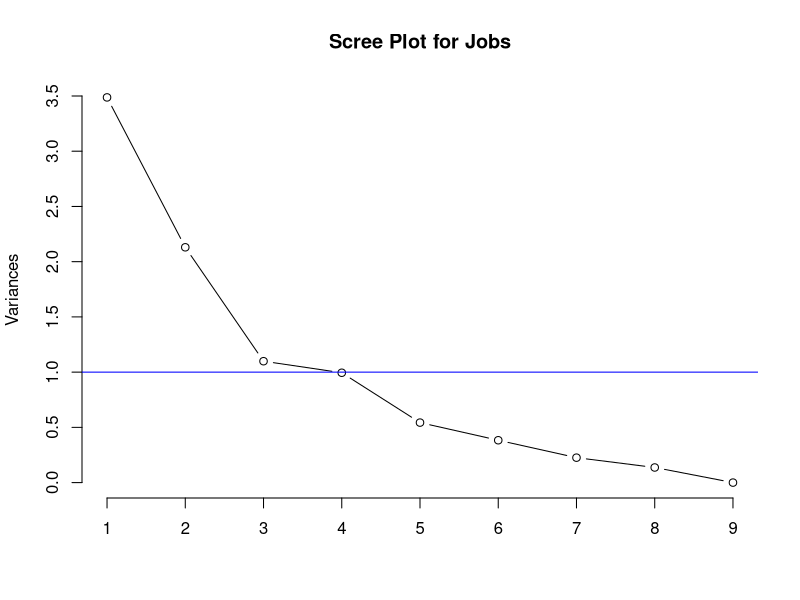
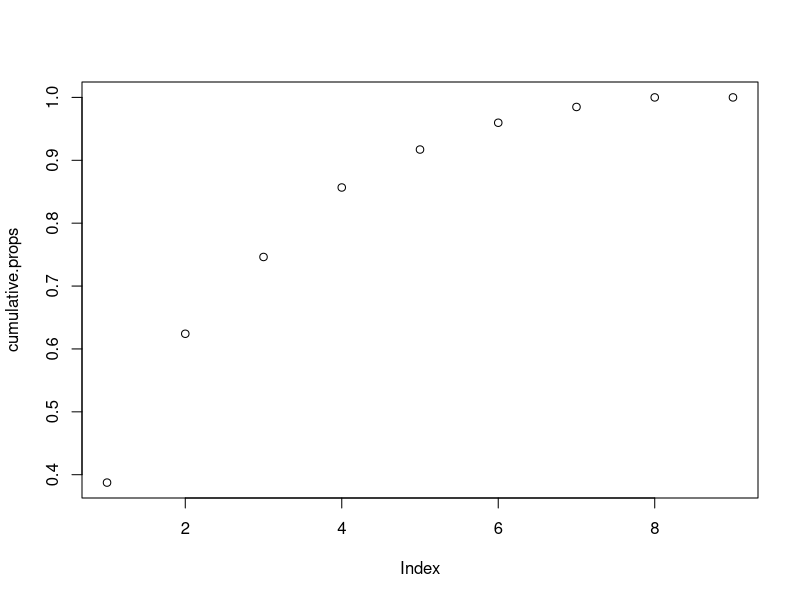
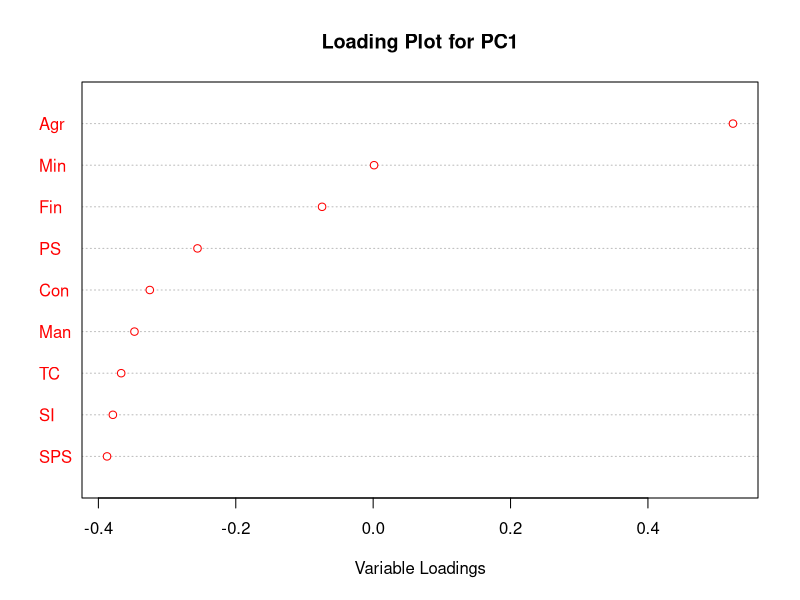
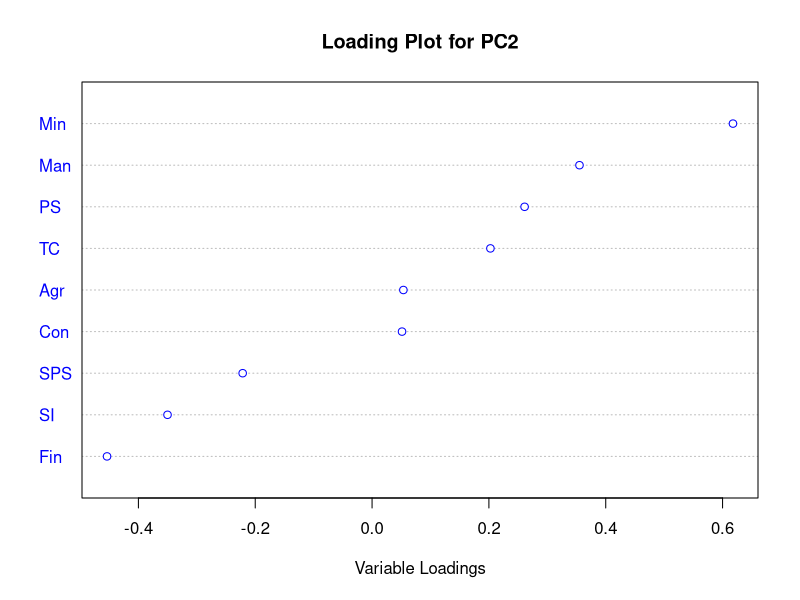
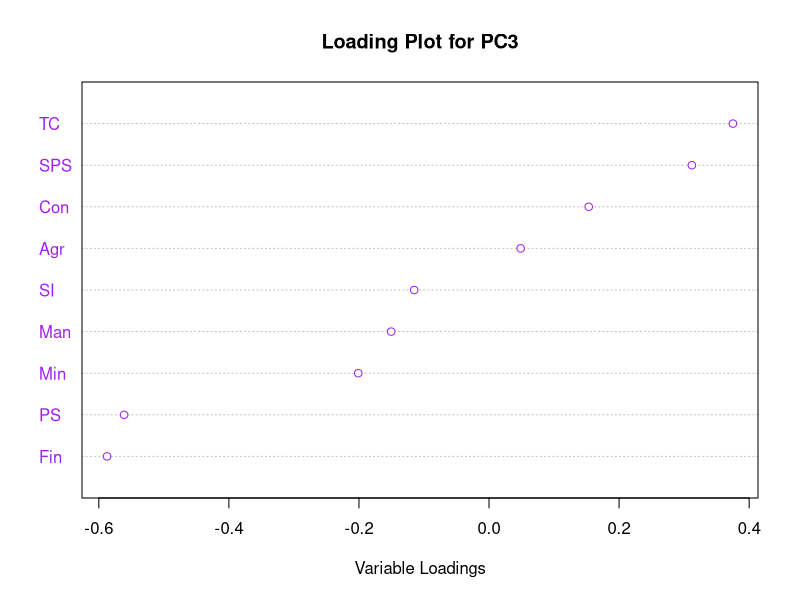
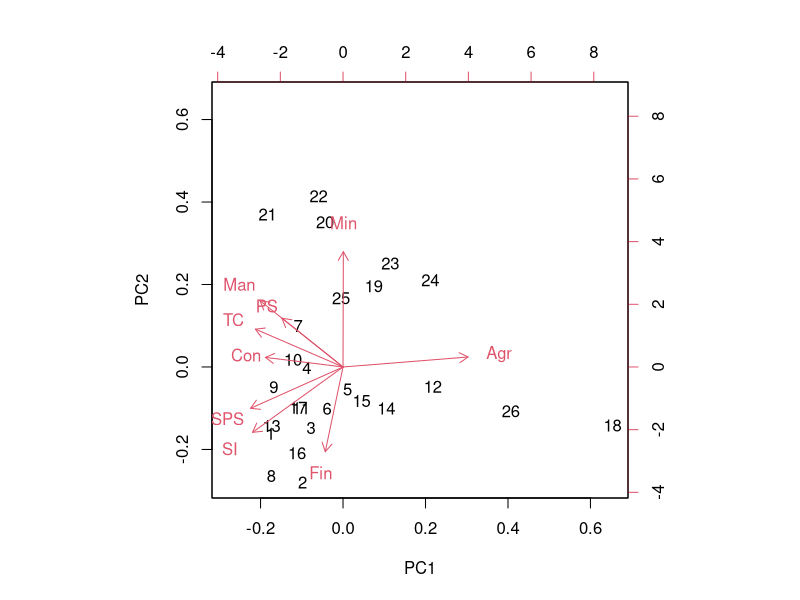

Source code (R) for these figures, in order:
# Question 01
library(readxl)
European_Jobs <- read_excel("European_Jobs.xlsx")
head(European_Jobs)

# 主成分分析
pca <- prcomp(formula = ~Agr+Min+Man+PS+Con+SI+Fin+SPS+TC,# 選擇變數
              data = European_Jobs,                       # 資料
              scale = TRUE)                               # 標準化
pca
summary(pca)

# 使用plot()函式
plot(pca,                        # 放pca
     type="line",                # 用直線連結每個點
     main="Scree Plot for Jobs") # 主標題

# 用藍線標示出特徵值=1的地方
abline(h=1, col="blue") # Kaiser eigenvalue-greater-than-one rule

vars <- (pca$sdev)^2  # 從pca中取出標準差(pca$sdev)後再平方，計算variance(特徵值)
vars

# 正規化後(變異個數=特徵值總和)
sum(pca$sdev^2)

# 計算每個主成分的解釋比例 = 各個主成分的特徵值/總特徵值
props <- vars / sum(vars)    
props

# 累加每個主成份的解釋比例(aggregated effects)
cumulative.props <- cumsum(props)  # 累加前n個元素的值
cumulative.props

# 累積解釋比例圖
plot(cumulative.props)

# pca$rotation 選取三個主成分(>70%解釋變異)
top3_pca.data <- pca$x[, 1:3]
top3_pca.data

# 特徵向量(原變數的線性組合)
pca$rotation

# 取前三個主成份的特徵向量：
top3.pca.eigenvector <- pca$rotation[, 1:3]
top3.pca.eigenvector

# 排序
first.pca <- top3.pca.eigenvector[, 1]   #  第一主成份
second.pca <- top3.pca.eigenvector[, 2]  #  第二主成份
third.pca <- top3.pca.eigenvector[, 3]   #  第三主成份

# 第一主成份：由小到大排序原變數的係數
first.pca[order(first.pca, decreasing=FALSE)] 

# 使用dotchart，繪製主成份負荷圖
dotchart(first.pca[order(first.pca, decreasing=FALSE)] ,   # 排序後的係數
         main="Loading Plot for PC1",                      # 主標題
         xlab="Variable Loadings",                         # x軸的標題
         col="red")                                        # 顏色

# 第二主成份：由小到大排序原變數的係數
second.pca[order(second.pca, decreasing=FALSE)]

# 使用dotchart，繪製主成份負荷圖
dotchart(second.pca[order(second.pca, decreasing=FALSE)] ,  # 排序後的係數
         main="Loading Plot for PC2",                       # 主標題
         xlab="Variable Loadings",                          # x軸的標題
         col="blue")                                        # 顏色

# 第三主成份：由小到大排序原變數的係數
third.pca[order(third.pca, decreasing=FALSE)] 

# 使用dotchart，繪製主成份負荷圖
dotchart(third.pca[order(third.pca, decreasing=FALSE)] ,   # 排序後的係數
         main="Loading Plot for PC3",                      # 主標題
         xlab="Variable Loadings",                         # x軸的標題
         col="purple")                                     # 顏色

# 選取 PC1 和 PC2 繪製主成份負荷圖
biplot(pca, choices=1:2)
